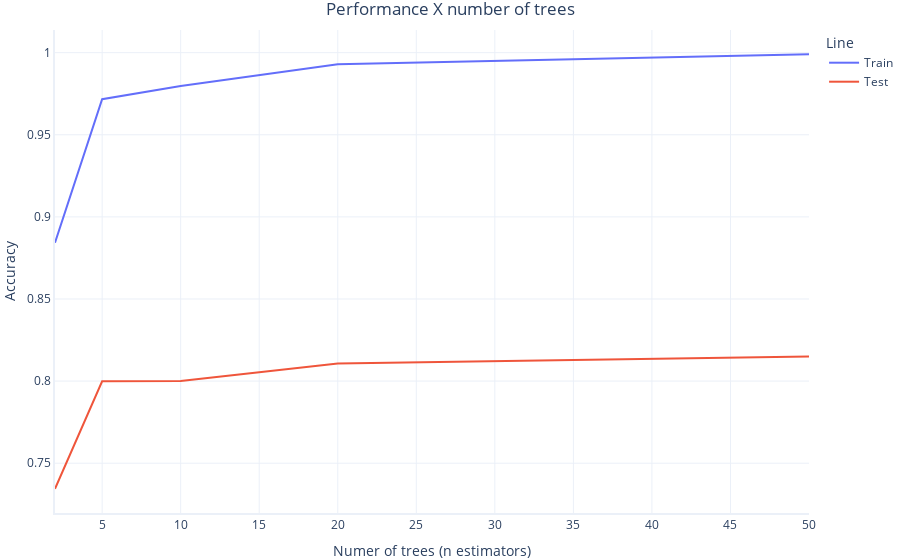
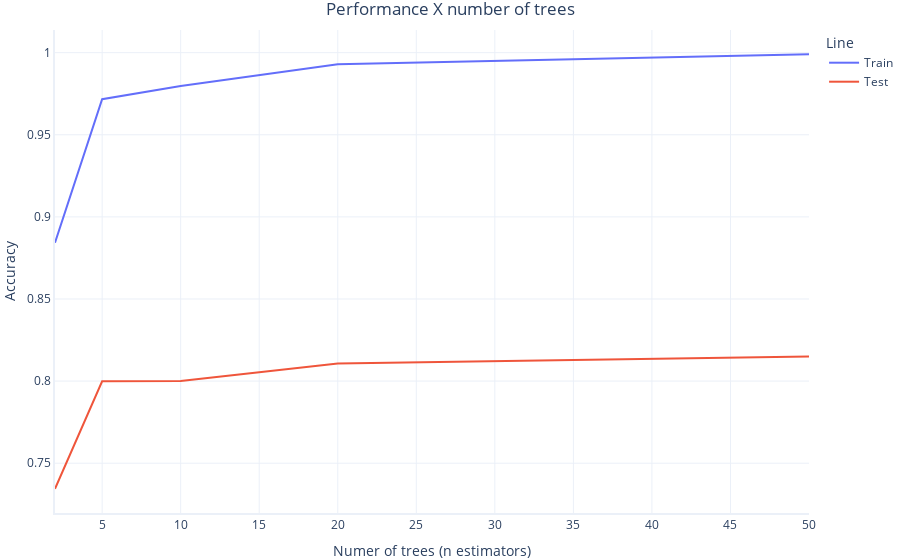

The cell these charts' notebook holds for them, in order:
### Markdown cell above
Nuestro bosque de dos árboles ha funcionado peor que el de un solo árbol en el conjunto de pruebas, aunque ha hecho un mejor trabajo en el conjunto de trenes.

Hasta cierto punto, esto era de esperar. Los bosques aleatorios suelen funcionar con muchos más árboles. El simple hecho de tener dos le permite sobreajustar los datos de entrenamiento mucho mejor que el árbol de decisión original.

## Modificación del número de árboles
Construyamos varios modelos de bosque, cada uno con un número diferente de árboles, y veamos cómo funcionan:

### Code cell
import graphing

# n_estimators states how many trees to put in the model
# We will make one model for every entry in this list
# and see how well each model performs 
n_estimators = [2, 5, 10, 20, 50]

# Train our models and report their performance
train_accuracies = []
test_accuracies = []

for n_estimator in n_estimators:
    print("Preparing a model with", n_estimator, "trees...")

    # Prepare the model 
    rf = RandomForestClassifier(n_estimators=n_estimator, 
                                random_state=2, 
                                verbose=False)
    
    # Train and test the result
    train_accuracy, test_accuracy = fit_and_test_model(rf)

    # Save the results
    test_accuracies.append(test_accuracy)
    train_accuracies.append(train_accuracy)


# Plot results
graphing.line_2D(dict(Train=train_accuracies, Test=test_accuracies), 
                    n_estimators,
                    label_x="Numer of trees (n_estimators)",
                    label_y="Accuracy",
                    title="Performance X number of trees", show=True)

### Figure 1 — Plotly figure (JSON) as saved in the notebook; plotly's stock layout.template omitted (floating-point values rounded to 4 significant figures)
{"data": [{"hovertemplate": "Line=Train<br>Numer of trees (n estimators)=%{x}<br>Accuracy=%{y}<extra></extra>", "legendgroup": "Train", "marker": {"color": "#636efa", "size": 20, "symbol": "circle"}, "mode": "lines", "name": "Train", "orientation": "v", "showlegend": true, "type": "scatter", "x": [2, 5, 10, 20, 50], "xaxis": "x", "y": [0.8843, 0.9717, 0.9797, 0.9929, 0.9991], "yaxis": "y"}, {"hovertemplate": "Line=Test<br>Numer of trees (n estimators)=%{x}<br>Accuracy=%{y}<extra></extra>", "legendgroup": "Test", "marker": {"color": "#EF553B", "size": 20, "symbol": "circle"}, "mode": "lines", "name": "Test", "orientation": "v", "showlegend": true, "type": "scatter", "x": [2, 5, 10, 20, 50], "xaxis": "x", "y": [0.7344, 0.7999, 0.8, 0.8108, 0.815], "yaxis": "y"}], "layout": {"legend": {"title": {"text": "Line"}, "tracegroupgap": 0}, "title": {"text": "Performance X number of trees"}, "xaxis": {"anchor": "y", "domain": [0, 1], "range": [2, 50], "title": {"text": "Numer of trees (n estimators)"}}, "yaxis": {"anchor": "x", "domain": [0, 1], "title": {"text": "Accuracy"}}}}

### Figure 2 — Plotly figure (JSON) as saved in the notebook; plotly's stock layout.template omitted (floating-point values rounded to 4 significant figures)
{"data": [{"hovertemplate": "Line=Train<br>Numer of trees (n estimators)=%{x}<br>Accuracy=%{y}<extra></extra>", "legendgroup": "Train", "marker": {"color": "#636efa", "size": 20, "symbol": "circle"}, "mode": "lines", "name": "Train", "orientation": "v", "showlegend": true, "type": "scatter", "x": [2, 5, 10, 20, 50], "xaxis": "x", "y": [0.8843, 0.9717, 0.9797, 0.9929, 0.9991], "yaxis": "y"}, {"hovertemplate": "Line=Test<br>Numer of trees (n estimators)=%{x}<br>Accuracy=%{y}<extra></extra>", "legendgroup": "Test", "marker": {"color": "#EF553B", "size": 20, "symbol": "circle"}, "mode": "lines", "name": "Test", "orientation": "v", "showlegend": true, "type": "scatter", "x": [2, 5, 10, 20, 50], "xaxis": "x", "y": [0.7344, 0.7999, 0.8, 0.8108, 0.815], "yaxis": "y"}], "layout": {"legend": {"title": {"text": "Line"}, "tracegroupgap": 0}, "title": {"text": "Performance X number of trees"}, "xaxis": {"anchor": "y", "domain": [0, 1], "range": [2, 50], "title": {"text": "Numer of trees (n estimators)"}}, "yaxis": {"anchor": "x", "domain": [0, 1], "title": {"text": "Accuracy"}}}}
